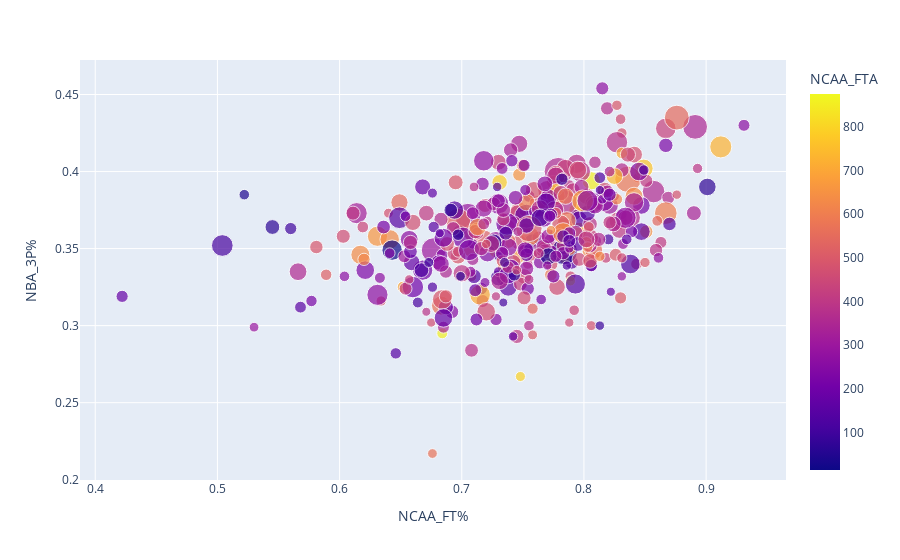

Notebook cell for this chart:
### Markdown cell above
A moderate to low correlation! Let's graph out our data and see what it looks like.

### Code cell
import plotly.express as px
fig = px.scatter(nba_ncaa_data_df, x="NCAA_FT%", y="NBA_3P%", size="NBA_3PA", color="NCAA_FTA", hover_data=["name"])
fig.show()

### Figure 1 — Plotly figure (JSON) as saved in the notebook; plotly's stock layout.template omitted (floating-point values rounded to 4 significant figures; data arrays with more than 128 entries replaced by an {"elided": "..."} marker saying what was removed)
{"data": [{"customdata": {"elided": "393x1 str values"}, "hovertemplate": "NCAA_FT%=%{x}<br>NBA_3P%=%{y}<br>NBA_3PA=%{marker.size}<br>name=%{customdata[0]}<br>NCAA_FTA=%{marker.color}<extra></extra>", "legendgroup": "", "marker": {"color": {"elided": "393 int values"}, "coloraxis": "coloraxis", "size": {"elided": "393 int values"}, "sizemode": "area", "sizeref": 18.57, "symbol": "circle"}, "mode": "markers", "name": "", "orientation": "v", "showlegend": false, "type": "scatter", "x": {"elided": "393 float values"}, "xaxis": "x", "y": {"elided": "393 float values"}, "yaxis": "y"}], "layout": {"coloraxis": {"colorbar": {"title": {"text": "NCAA_FTA"}}, "colorscale": [[0, "#0d0887"], [0.1111, "#46039f"], [0.2222, "#7201a8"], [0.3333, "#9c179e"], [0.4444, "#bd3786"], [0.5556, "#d8576b"], [0.6667, "#ed7953"], [0.7778, "#fb9f3a"], [0.8889, "#fdca26"], [1, "#f0f921"]]}, "legend": {"itemsizing": "constant", "tracegroupgap": 0}, "margin": {"t": 60}, "xaxis": {"anchor": "y", "domain": [0, 1], "title": {"text": "NCAA_FT%"}}, "yaxis": {"anchor": "x", "domain": [0, 1], "title": {"text": "NBA_3P%"}}}}
